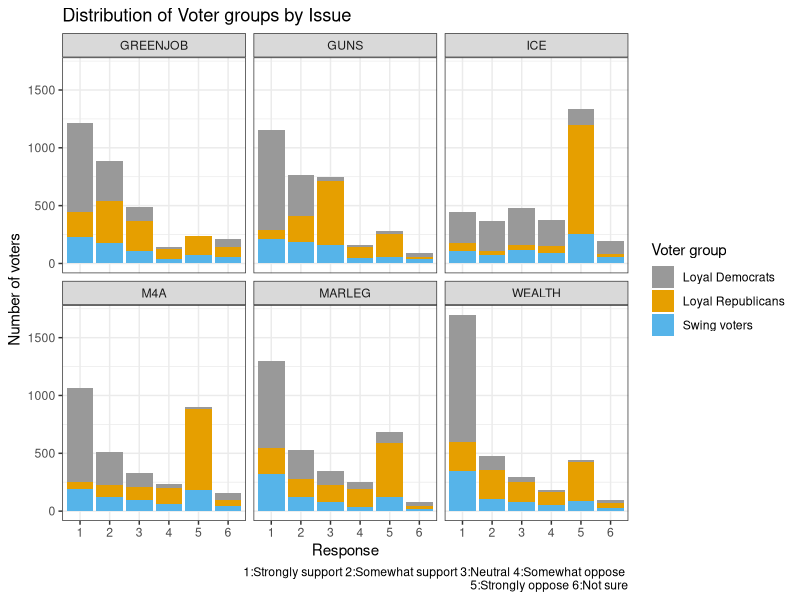
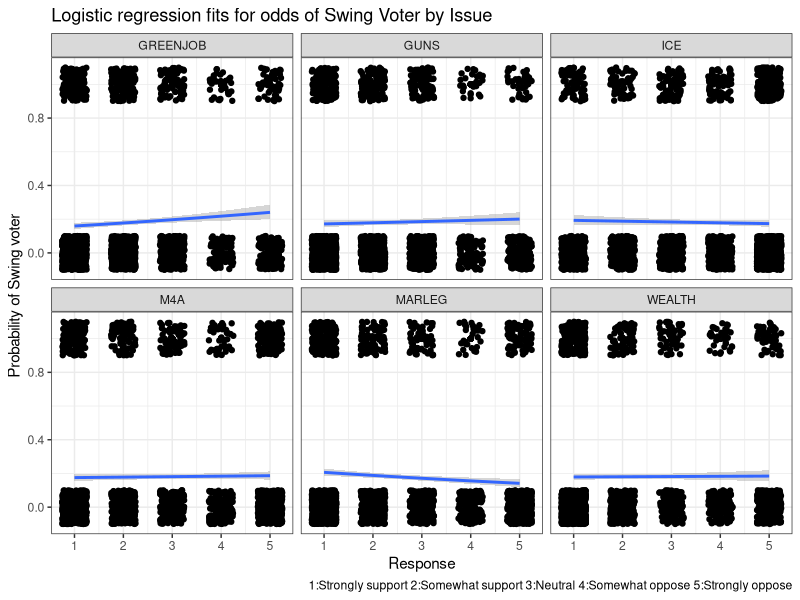
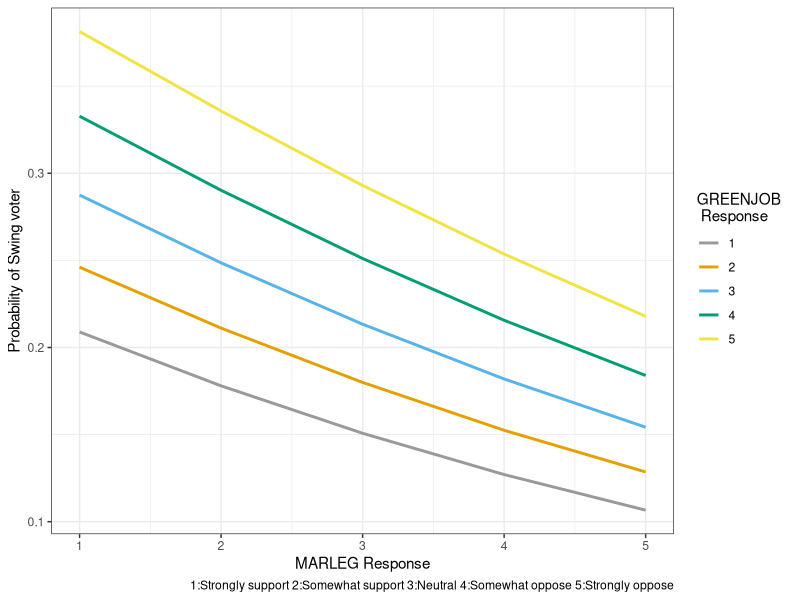
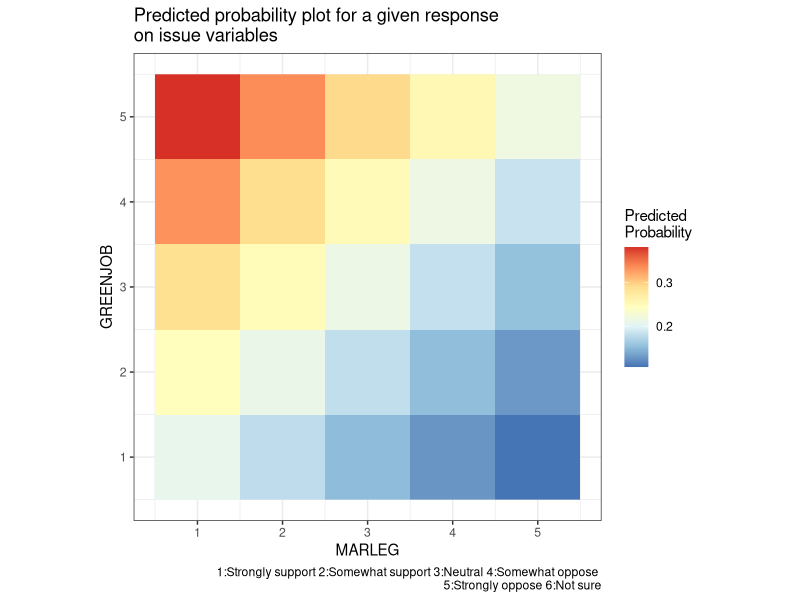
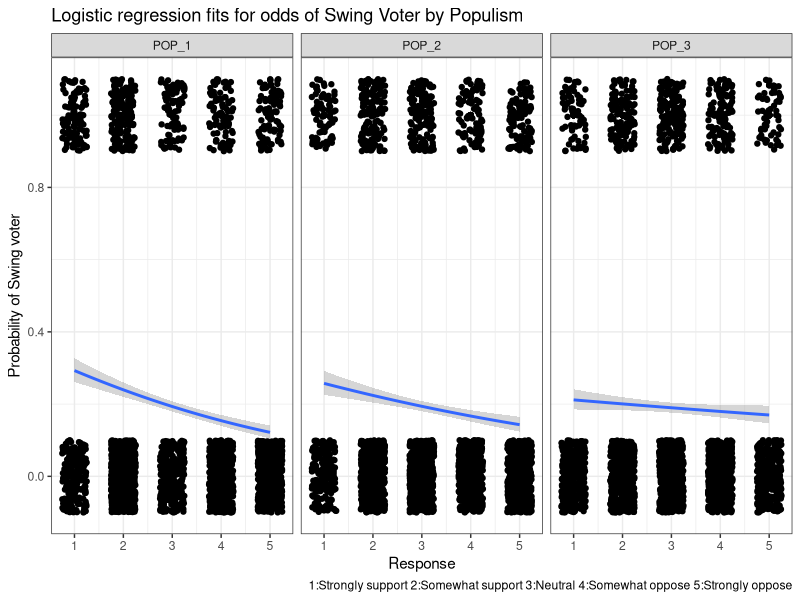
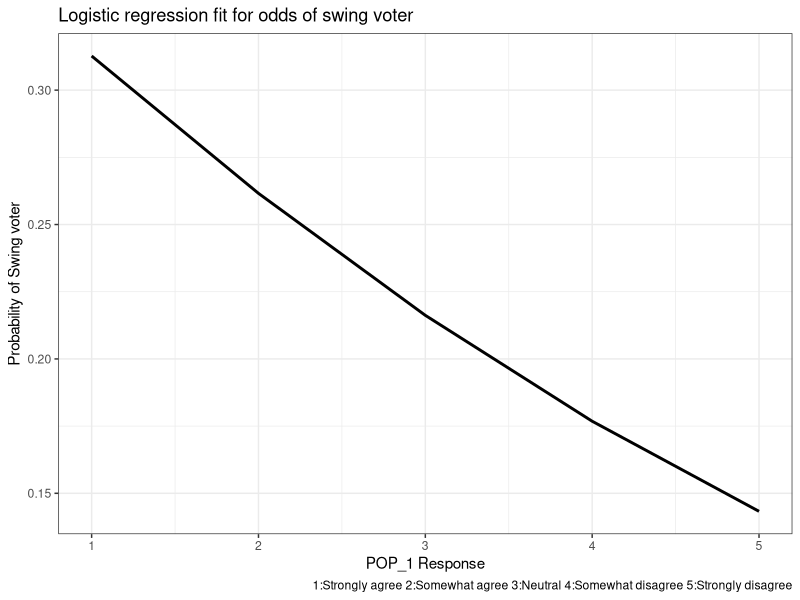
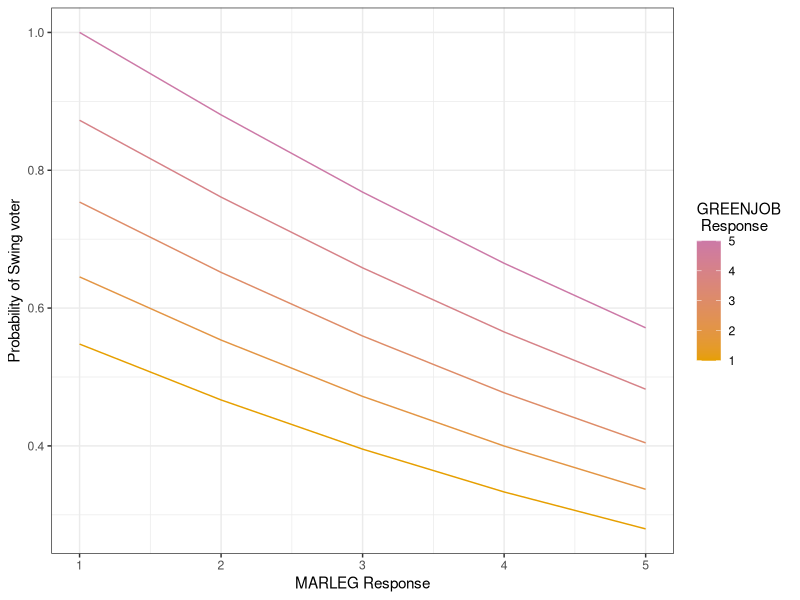
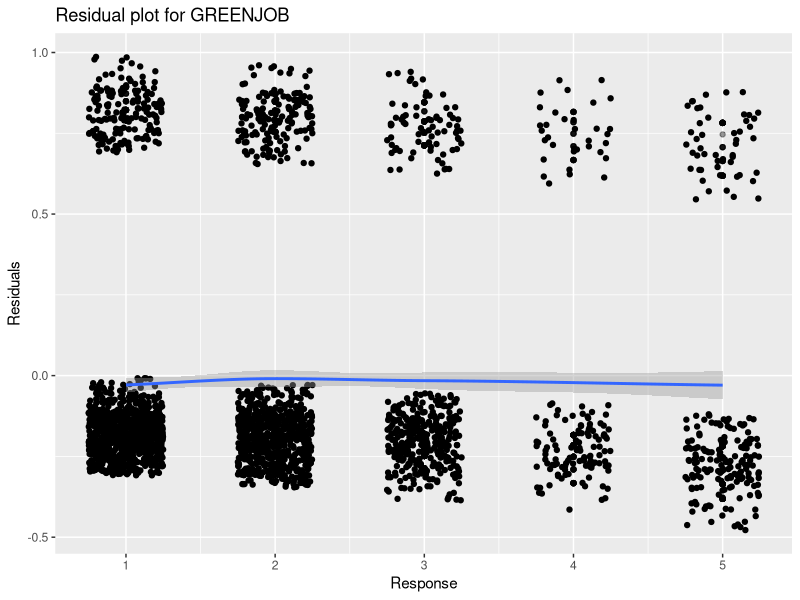

Recreate these plots in R, in order.
## ---- chunk 1
knitr::opts_chunk$set(echo = FALSE, tidy = TRUE, warning = FALSE, message = FALSE)
## ---- chunk 2
library(tidyverse)
library(broom)
library(arm)
cb_palette = c("#999999", "#E69F00", "#56B4E9", "#009E73", "#F0E442", "#0072B2", "#D55E00", "#CC79A7")
## ---- chunk 3
WTHH_full = read_csv("DFP_WTHH_release.csv")
WTHH = WTHH_full[c("presvote16post", "house3", "weight_DFP", "M4A", "GREENJOB", "WEALTH", "MARLEG", "ICE", "GUNS", "POP_1", "POP_2", "POP_3")]
## ---- chunk 4
# WTHH$grp <- ifelse(WTHH$presvote16post==1 & WTHH$house3==1, "Loyal Democrats", ifelse(WTHH$presvote16post==2 & WTHH$house3==2, "Loyal Republicans", ifelse(!(WTHH$presvote16post %in% c(7,NA)), "Swing voters", NA)))
WTHH$grp <- ifelse(WTHH$presvote16post==1 & WTHH$house3==1, "Loyal Democrats", ifelse(WTHH$presvote16post==2 & WTHH$house3==2, "Loyal Republicans", ifelse(!is.na(WTHH$presvote16post), "Swing voters", NA)))

WTHH$swing_bhv <- ifelse(WTHH$grp=="Swing voters", ifelse(WTHH$house3==1, "Switch to D", ifelse(WTHH$house3==2, "Switch to R", "Others")), NA)

# cols <- c("presvote16post", "house3", "M4A", "GREENJOB", "WEALTH", "MARLEG", "ICE", "GUNS", "POP_1", "POP_2", "POP_3", "grp", "swing_bhv")
# WTHH[cols] <- lapply(WTHH[cols], factor)
## ---- chunk 5
WTHH.long = gather(WTHH, key="issue", value="response",
                   c("M4A", "GREENJOB", "WEALTH", "MARLEG", "ICE", "GUNS"))
cols <- c("issue", "response")
WTHH.long[cols] <- lapply(WTHH.long[cols], factor)
WTHH.long <- WTHH.long[c("issue", "response", "grp", "weight_DFP")]
WTHH.long <- WTHH.long[!is.na(WTHH.long$response) & !is.na(WTHH.long$grp),]
## ---- chunk 6
ggplot(WTHH.long, aes(x=response)) + stat_count(aes(fill=grp, weight=weight_DFP)) +
  facet_wrap(~issue) + scale_fill_manual(values=cb_palette) +
  labs(fill="Voter group", caption="1:Strongly support 2:Somewhat support 3:Neutral 4:Somewhat oppose \n5:Strongly oppose 6:Not sure") +
  ggtitle("Distribution of Voter groups by Issue") +
  xlab("Response") + ylab("Number of voters") +
  theme_bw()
## ---- chunk 7
WTHH$swing_voter = ifelse(WTHH$grp=="Swing voters", 1, ifelse(is.na(WTHH$grp), NA, 0))
WTHH.issue = WTHH[c("GREENJOB", "GUNS", "ICE", "M4A", "MARLEG", "WEALTH", "weight_DFP", "swing_voter")]
## ---- chunk 8
WTHH.issue <- WTHH.issue[rowSums(WTHH.issue[,c(1,2,3,4,5,6)] == 6) == 0,]
WTHH.issue <- WTHH.issue[complete.cases(WTHH.issue),]
## ---- chunk 9
WTHH.issue.long = gather(WTHH.issue, key="issue", value="response",
                   c("M4A", "GREENJOB", "WEALTH", "MARLEG", "ICE", "GUNS"))
ggplot(WTHH.issue.long, aes(x=response, y=swing_voter)) + geom_point(alpha=0.4) +
  geom_jitter(height=0.1, width=0.25) +
  geom_smooth(method = "glm", method.args = list(family = "binomial")) +
  facet_wrap(~issue) +
  labs(caption="1:Strongly support 2:Somewhat support 3:Neutral 4:Somewhat oppose 5:Strongly oppose") +
  ggtitle("Logistic regression fits for odds of Swing Voter by Issue") +
  xlab("Response") + ylab("Probability of Swing voter") +
  theme_bw()
## ---- chunk 10
WTHH.issue.logit <- glm(swing_voter ~ GREENJOB + MARLEG, weights=weight_DFP, family="quasibinomial", data=WTHH.issue)
display(WTHH.issue.logit)
## ---- chunk 11
issue.predict.grid = expand.grid(MARLEG = seq(1, 5, 1), GREENJOB = seq(1, 5, 1))
issue.pred = predict(WTHH.issue.logit, type = "response", newdata = issue.predict.grid)
issue.pred.df = data.frame(issue.predict.grid, swing.prob = as.vector(issue.pred))

ggplot(issue.pred.df, aes(x = MARLEG, y = swing.prob, group = factor(GREENJOB), color = factor(GREENJOB))) +
  geom_line(size=1) + xlab("MARLEG Response") + ylab("Probability of Swing voter") +
  labs(color = "GREENJOB \n Response", caption="1:Strongly support 2:Somewhat support 3:Neutral 4:Somewhat oppose 5:Strongly oppose") +
  theme_bw() + scale_color_manual(values = cb_palette)
## ---- chunk 12
# Raster 
ggplot(issue.pred.df, aes(x = MARLEG, y = GREENJOB, z = swing.prob)) + geom_raster(aes(fill = swing.prob))  + coord_fixed() + scale_fill_distiller(palette = "RdYlBu") + theme_bw() + labs(title="Predicted probability plot for a given response \non issue variables", fill = "Predicted \nProbability", caption="1:Strongly support 2:Somewhat support 3:Neutral 4:Somewhat oppose \n5:Strongly oppose 6:Not sure" )
## ---- chunk 13
WTHH.pop = WTHH[c("POP_1", "POP_2", "POP_3", "weight_DFP", "swing_voter")]
## ---- chunk 14
WTHH.pop <- WTHH.pop[rowSums(WTHH.pop[,c(1,2,3)] == 6) == 0,]
WTHH.pop <- WTHH.pop[complete.cases(WTHH.pop),]
## ---- chunk 15
WTHH.pop.long = gather(WTHH.pop, key="populism", value="response",
                   c("POP_1", "POP_2", "POP_3"))
ggplot(WTHH.pop.long, aes(x=response, y=swing_voter)) + geom_point(alpha=0.4) +
  geom_jitter(height=0.1, width=0.25) +
  geom_smooth(method = "glm", method.args = list(family = "binomial")) +
  facet_wrap(~populism) +
  labs(caption="1:Strongly support 2:Somewhat support 3:Neutral 4:Somewhat oppose 5:Strongly oppose") +
  ggtitle("Logistic regression fits for odds of Swing Voter by Populism") +
  xlab("Response") + ylab("Probability of Swing voter") +
  theme_bw()
## ---- chunk 16
WTHH.pop.logit <- glm(swing_voter ~ POP_1, weights=weight_DFP, family="quasibinomial", data=WTHH.pop)
display(WTHH.pop.logit)
## ---- chunk 17
pop.predict.grid = expand.grid(POP_1 = seq(1, 5, 1))
pop.pred = predict(WTHH.pop.logit, type = "response", newdata = pop.predict.grid)
pop.pred.df = data.frame(pop.predict.grid, swing.prob = as.vector(pop.pred))
ggplot(pop.pred.df, aes(x = POP_1, y = swing.prob)) +
  geom_line(size=1) + xlab("POP_1 Response") + ylab("Probability of Swing voter") +
  labs(caption="1:Strongly agree 2:Somewhat agree 3:Neutral 4:Somewhat disagree 5:Strongly disagree", title="Logistic regression fit for odds of swing voter") +
  theme_bw() + scale_color_manual(values = cb_palette)
## ---- chunk 18
issue.predict.grid = expand.grid(MARLEG = seq(1, 5, 1), GREENJOB = seq(1, 5, 1))
issue.pred = predict(WTHH.issue.logit, type = "response", newdata = issue.predict.grid)
issue.pred.df = data.frame(issue.predict.grid, swing.prob = as.vector(issue.pred/max(issue.pred)))
ggplot(issue.pred.df, aes(x = MARLEG, y = swing.prob, group = GREENJOB, color = GREENJOB)) + geom_line() + xlab("MARLEG Response") + ylab("Probability of Swing voter") + labs(color = "GREENJOB \n Response") + theme_bw() + scale_color_continuous(low = "#E69F00", high = "#CC79A7")
## ---- chunk 19
WTHH.issue.logit1 <- glm(swing_voter ~ GREENJOB + GUNS + ICE + M4A + MARLEG + WEALTH, weights=weight_DFP, family="quasibinomial", data=WTHH.issue)
display(WTHH.issue.logit1)
## ---- chunk 20
WTHH.issue.logit3 <- glm(swing_voter ~ GREENJOB * GUNS * ICE * M4A * MARLEG * WEALTH, weights=weight_DFP, family="quasibinomial", data=WTHH.issue)
display(WTHH.issue.logit3)
## ---- chunk 21
WTHH.issue.logit.df <- WTHH.issue
WTHH.issue.logit.df$.fitted <- fitted.values(WTHH.issue.logit)
WTHH.issue.logit.df$.resid <- residuals(WTHH.issue.logit, type="response")
WTHH.issue.logit.df$.pred <- 1 * (WTHH.issue.logit.df$.fitted > max(WTHH.issue.logit.df$.fitted)/1)
Correct <- (WTHH.issue.logit.df$swing_voter == WTHH.issue.logit.df$.pred)
1 - (sum(Correct) / nrow(WTHH.issue.logit.df))
summary(factor(WTHH.issue.logit.df$swing_voter))
## ---- chunk 22
ggplot(WTHH.issue.logit.df, aes(x=GREENJOB, y=.resid)) + geom_point(alpha=0.4) +
  geom_jitter(height=0.1, width=0.25) + geom_smooth(method = "loess", method.args = list(degree = 1)) +
  xlab("Response") + ylab("Residuals") + ggtitle("Residual plot for GREENJOB")
ggplot(WTHH.issue.logit.df, aes(x=MARLEG, y=.resid)) + geom_point(alpha=0.4) +
  geom_jitter(height=0.1, width=0.25) + geom_smooth(method = "loess", method.args = list(degree = 1)) +
  xlab("Response") + ylab("Residuals") + ggtitle("Residual plot for MARLEG")
## ---- chunk 23
WTHH.pop.logit1 <- glm(swing_voter ~ POP_1 * POP_2 * POP_3, weights=weight_DFP, family="quasibinomial", data=WTHH.pop)
display(WTHH.pop.logit1)
